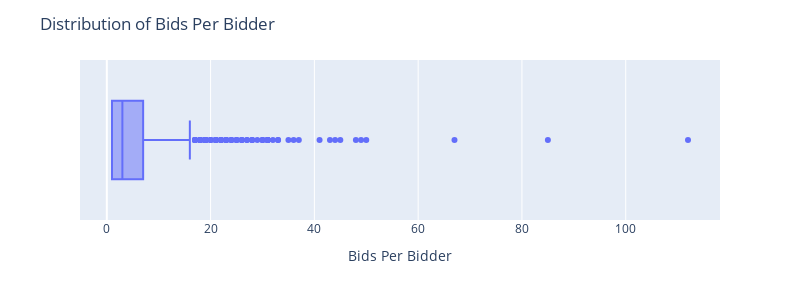

The code cell stored with this chart in its notebook:
### Markdown cell above
The following boxplot illustrates the distribution of bids among the 1054 distinct bidders identified using the `Bidder_ID` feature, which serves as a unique identifier for each bidder, and `Record_ID` to count the amount of distinct bids for each bidder. As indicated, three quarters of bidders made 7 bids or fewer, with some outliers making up to 112 bids. It is worth noting that the most frequently occurring number of bids per bidder was 1.

### Code cell
bids_per_bidder = df.pivot_table(index='Bidder_ID', values='Record_ID', aggfunc='count')

fig = px.box(bids_per_bidder, x='Record_ID', width=800, height=300)

fig.update_layout(
    title='Distribution of Bids Per Bidder',
    xaxis_title='Bids Per Bidder'
)

fig.show()

### Figure 1 — Plotly figure (JSON) as saved in the notebook; plotly's stock layout.template omitted (floating-point values rounded to 4 significant figures; data arrays with more than 128 entries replaced by an {"elided": "..."} marker saying what was removed)
{"data": [{"alignmentgroup": "True", "hovertemplate": "Record_ID=%{x}<extra></extra>", "legendgroup": "", "marker": {"color": "#636efa"}, "name": "", "notched": false, "offsetgroup": "", "orientation": "h", "showlegend": false, "type": "box", "x": {"elided": "1054 int values"}, "x0": " ", "xaxis": "x", "y0": " ", "yaxis": "y"}], "layout": {"boxmode": "group", "height": 300, "legend": {"tracegroupgap": 0}, "margin": {"t": 60}, "title": {"text": "Distribution of Bids Per Bidder"}, "width": 800, "xaxis": {"anchor": "y", "domain": [0, 1], "title": {"text": "Bids Per Bidder"}}, "yaxis": {"anchor": "x", "domain": [0, 1]}}}
